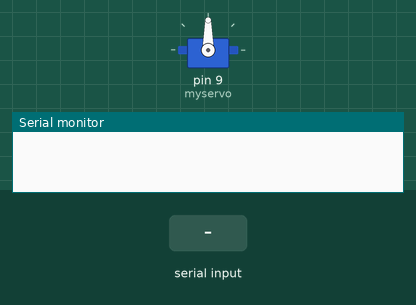
A sketch run on a simulated Arduino Uno, built with avr-gcc and run on an emulated ATmega328P. Parts: servo, the last lines printed to the serial monitor. The inputs (shaded band) are chosen by the test bench.

Above: at 1.2 s.
1.3 s: "90,45\n" received over Serial
At 2.4 s:
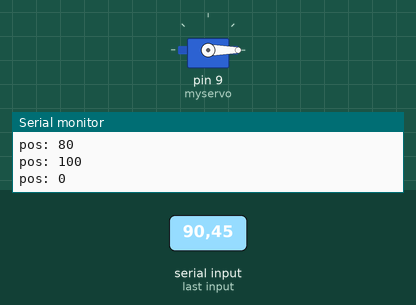
2.8 s: "30,150\n" received over Serial
4.3 s: "200\n" received over Serial
5.8 s: "5\n" received over Serial
Timing chart, 0 to 8.3 s (numbered marks = the images above; inputs shaded):
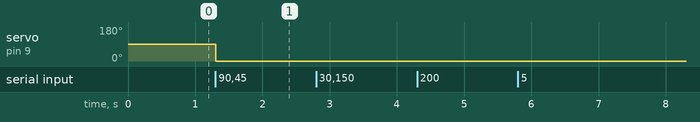

Measured:
- after the input at 1.3 s, servo on pin 9 (myservo): 90° → 0° at once

The sketch:

Arduino.ino
```cpp
/*
This program gets a number between 0 to 9 from serial port and command the proper angle to servo.
*/

#include <Servo.h>

Servo myservo; // create servo object to control a servo

int pos = 0; // a variable to store the servo position

void setup() {
   Serial.begin(9600);
   Serial.setTimeout(1);
   myservo.attach(9);
}

void loop() {
   while (!Serial.available());
   // get the angle and go to it:)
   pos = Serial.readString().toInt() * 20;
   Serial.print("\npos: ");
   Serial.println(pos);
   myservo.write(pos);
}
```
